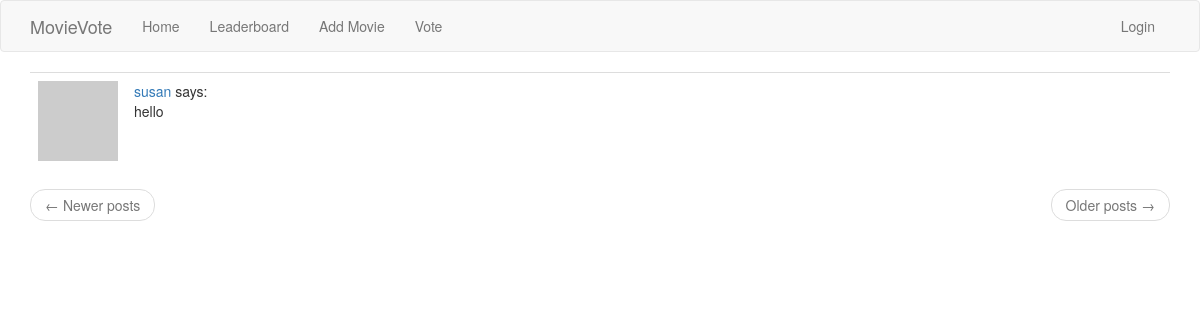
Before: /explore with the older database file.
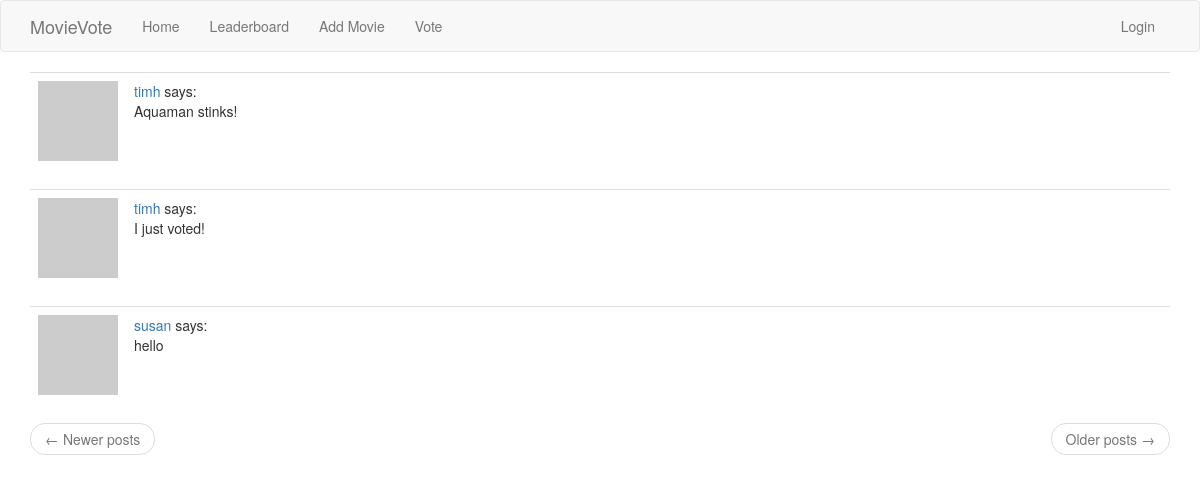
After: the same page with the newer database file.
### app/models.py (models this page shows, shortened)
class Post(db.Model):
    id = db.Column(db.Integer, primary_key=True)
    body = db.Column(db.String(140))
    timestamp = db.Column(db.DateTime, index=True, default=datetime.utcnow)
    user_id = db.Column(db.Integer, db.ForeignKey('user.id'))

class User(UserMixin, db.Model):
    id = db.Column(db.Integer, primary_key=True)
    username = db.Column(db.String(64), index=True, unique=True)
    email = db.Column(db.String(120), index=True, unique=True)
    password_hash = db.Column(db.String(128))
    posts = db.relationship('Post', backref='author', lazy='dynamic')
    about_me = db.Column(db.String(140))
    last_seen = db.Column(db.DateTime, default=datetime.utcnow)
    followed = db.relationship(
        'User', secondary=followers,
        primaryjoin=(followers.c.follower_id == id),
        secondaryjoin=(followers.c.followed_id == id),
        backref=db.backref('followers', lazy='dynamic'), lazy='dynamic')
    voted = db.Column(db.Boolean)
    movie_vote1 = db.Column(db.String(64))
    movie_vote2 = db.Column(db.String(64))
    movie_vote3 = db.Column(db.String(64))
    movie_vote4 = db.Column(db.String(64))
    movie_vote5 = db.Column(db.String(64))
    def avatar(self, size):
        digest = md5(self.email.lower().encode('utf-8')).hexdigest()
        return 'https://www.gravatar.com/avatar/{}?d=identicon&s={}'.format(
            digest, size)

### app/routes.py (the view)
@app.route('/explore')
def explore():
    page = request.args.get('page', 1, type=int)
    posts = Post.query.order_by(Post.timestamp.desc()).paginate(
        page, app.config['POSTS_PER_PAGE'], False)
    next_url = url_for('explore', page=posts.next_num) \
        if posts.has_next else None
    prev_url = url_for('explore', page=posts.prev_num) \
        if posts.has_prev else None
    return render_template("index.html", title='Explore', posts=posts.items,
                          next_url=next_url, prev_url=prev_url)

### app/routes.py (called while the page is built)
@app.before_request
def before_request():
    if current_user.is_authenticated:
        current_user.last_seen = datetime.utcnow()
        db.session.commit()

### app/templates/index.html (shortened to what this page needs)
{% extends "base.html" %}
{% import 'bootstrap/wtf.html' as wtf %}
{% block app_content %}
    {% for post in posts %}
        {% include '_post.html' %}
    {% endfor %}
    <nav aria-label="...">
        <ul class="pager">
            <li class="previous{% if not prev_url %} disabled{% endif %}">
                <a href="{{ prev_url or '#' }}">
                    <span aria-hidden="true">&larr;</span> Newer posts
                </a>
            </li>
            <li class="next{% if not next_url %} disabled{% endif %}">
                <a href="{{ next_url or '#' }}">
                    Older posts <span aria-hidden="true">&rarr;</span>
                </a>
            </li>
        </ul>
    </nav>
{% endblock %}

### app/templates/_post.html
    <table class="table table-hover">
        <tr>
            <td width="70px">
                <a href="{{ url_for('user', username=post.author.username) }}">
                    <img src="{{ post.author.avatar(70) }}" />
                </a>
            </td>
            <td>
                <a href="{{ url_for('user', username=post.author.username) }}">
                    {{ post.author.username }}
                </a>
                says:
                <br>
                {{ post.body }}
            </td>
        </tr>
    </table>

Changed rows visible on the page:
added Post: author.username "timh", body "Aquaman stinks!"
added Post: author.username "timh", body "I just voted!"
